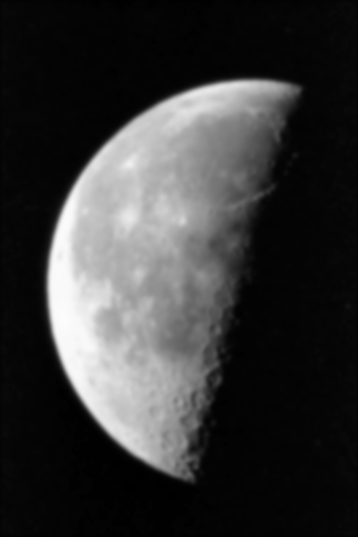
#> input picture traitement_image/img(1)/moon.png, 358 x 537 px
$ python rehaussement.py
#> lines starting #> are read from the running program, lines starting #| are printed output that depends on the picture
import matplotlib.pyplot as plt
import numpy as np
import scipy.signal


img1 = plt.imread('./img(1)/moon.png')
#> img1 is the input picture: shape (537, 358) float32; min 0, max 0.988, mean 0.216
img2 = plt.imread('./img(1)/cat.jpg')
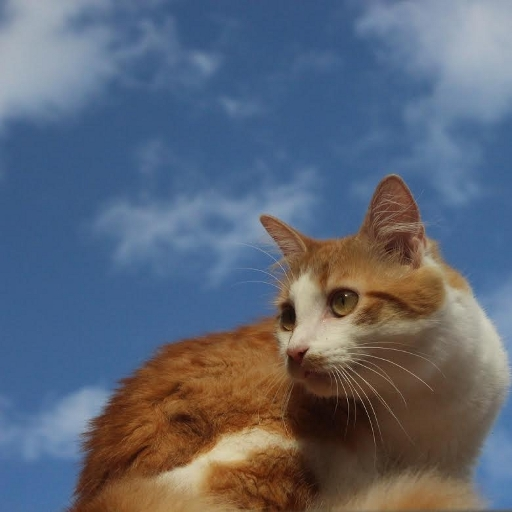
#> input picture traitement_image/img(1)/cat.jpg, 512 x 512 px
#> img2 is the input picture: shape (512, 512, 3); mean R, G, B 93.9, 102.3, 117.6


dI= np.array([[1,1,1],[1,-8,1],[1,1,1]])/2
beta= 15

dimg1= img1 - beta* scipy.signal.convolve2d(img1,dI,mode='same')
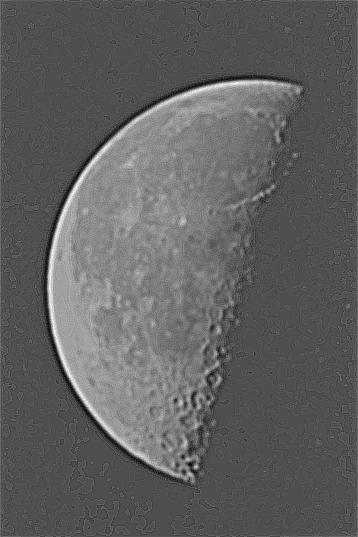
#> dimg1: shape (537, 358) float64; min -0.939, max 2.11, mean 0.219; drawn with min black and max white
#> `# plt.imshow()`:
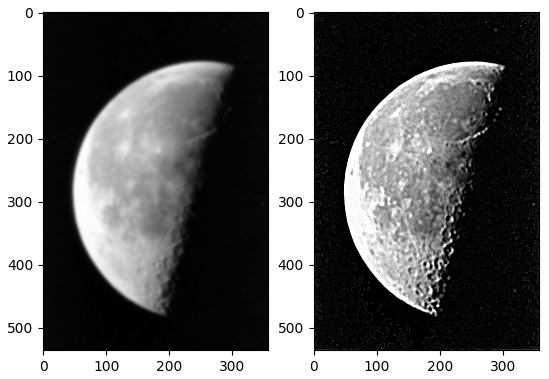
#> figure drawn by matplotlib, 2 panels
# dimg2= img2 - beta* scipy.signal.convolve2d(img2,dI,mode='same')


plt.subplot(1,2,1)
plt.imshow(img1, cmap= 'gray')

plt.subplot(1,2,2)
plt.imshow(dimg1, cmap= 'gray', vmin=0, vmax=1)


# [5 lines of commented-out code are left out]
